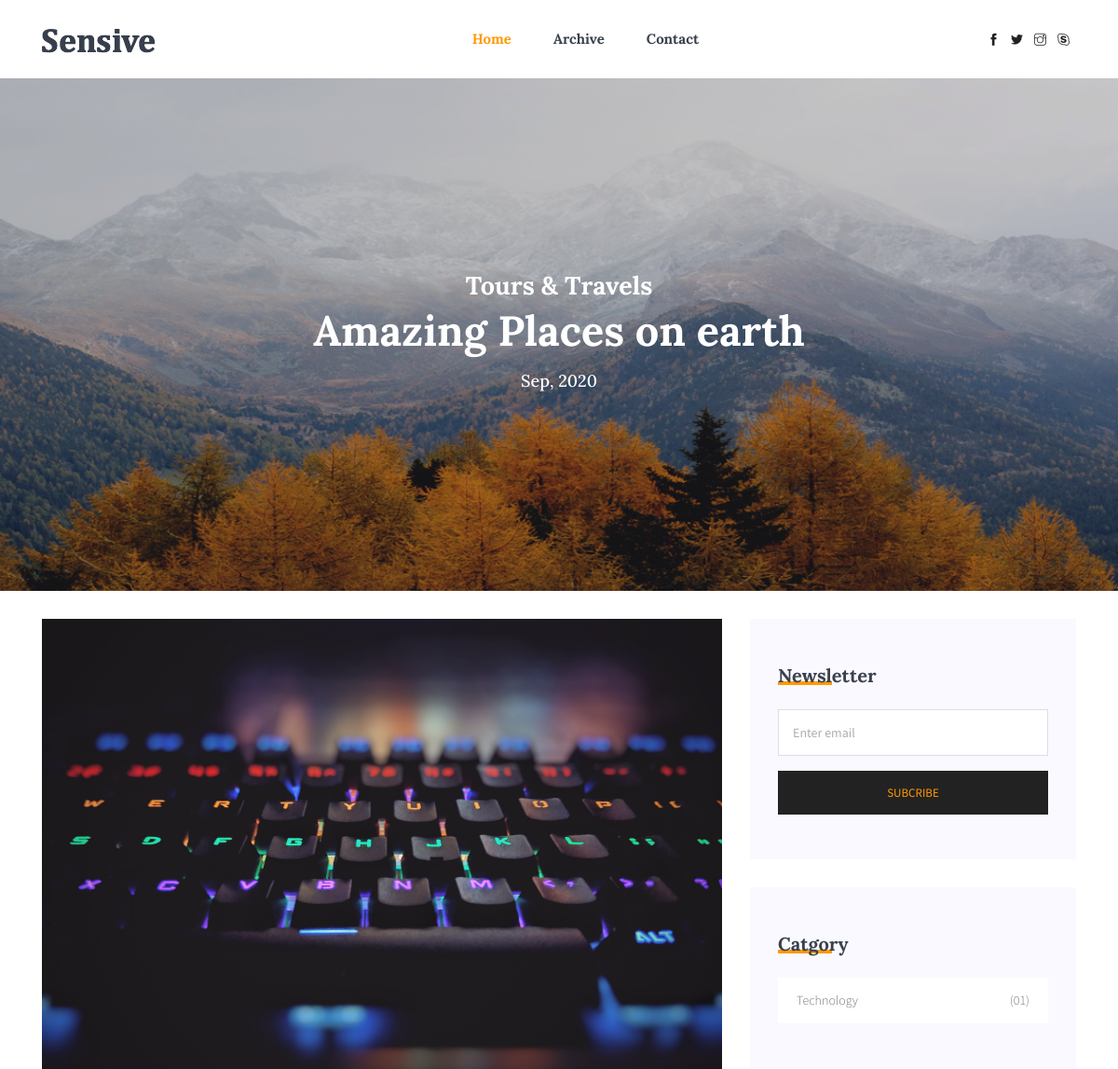
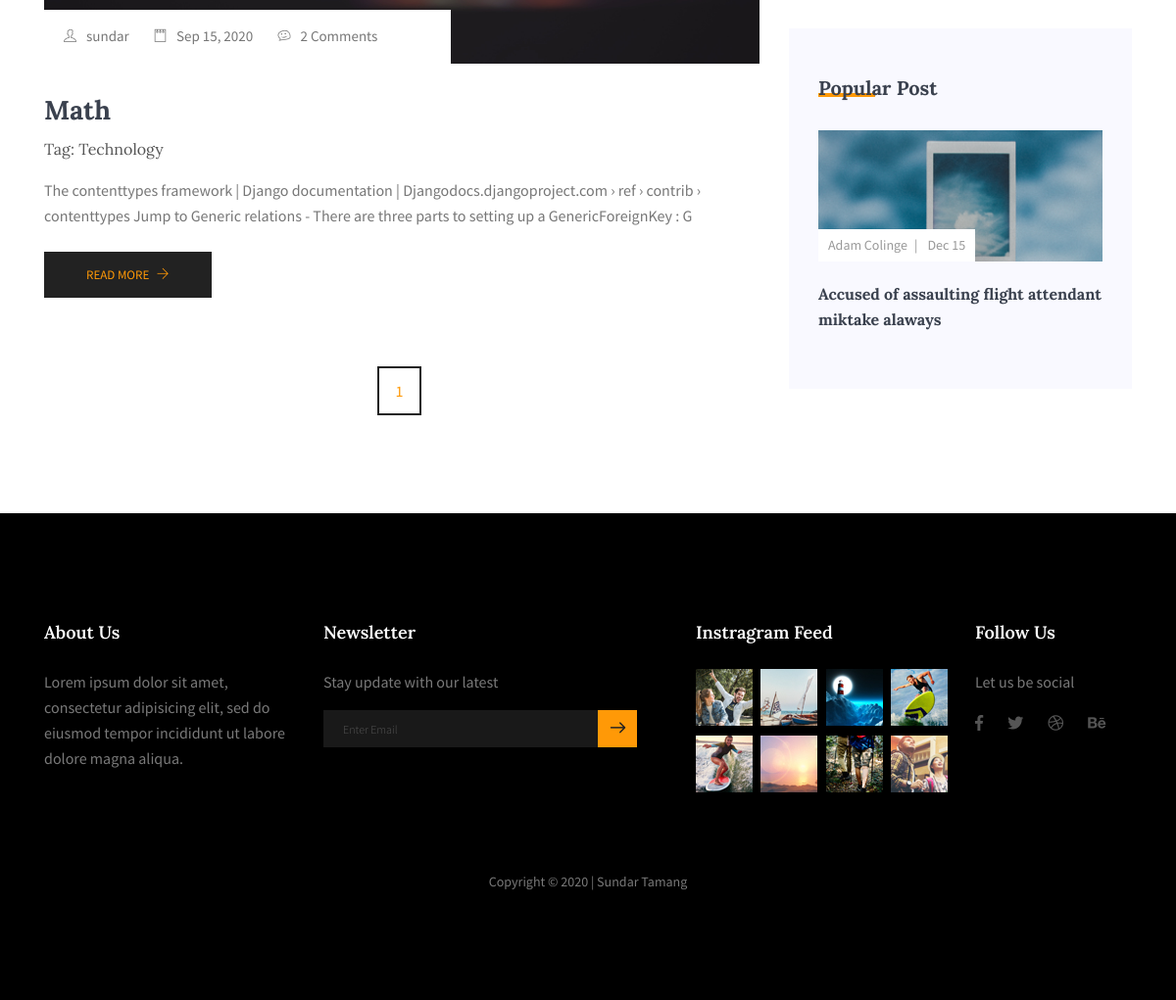
The page / on the database its author committed (2 pictures, top to bottom).
### core/models.py (models this page shows, shortened)
class Post(models.Model):
    title = models.CharField(max_length = 100)
    pub_date = models.DateTimeField(auto_now_add=True)
    category = models.ForeignKey(Category,on_delete=models.CASCADE)
    is_published = models.BooleanField(default=False,verbose_name='Is publisehd ?')
    image = models.ImageField(upload_to = 'pics/')
    author = models.ForeignKey(settings.AUTH_USER_MODEL,on_delete=models.CASCADE,verbose_name='Author')
    slug = models.SlugField()
    body = models.TextField(max_length = 900)
    class Meta:
        ordering = ['-pub_date']
    def summary(self):
        return self.body[:200]
    def pub_date_pretty(self):
        return self.pub_date.strftime('%b %e, %Y')
    def get_absoulate_url(self):
        return reverse('core:details',kwargs ={
            'slug':self.slug
        })
    @property
    def comments(self):
        instance = self
        qs = Comment.objects.filter_by_instance(instance)
        return qs

class Category(models.Model):
    title = models.CharField(max_length = 150)
    slug = models.SlugField()
    class Meta:
        verbose_name = "Category"
        verbose_name_plural = "Categories"
        ordering = ['title']
    def __str__(self):
        return self.title

### core/views.py (the view)
# urls.py: path('', homeView,name='home'),
def homeView(request):
    post = Post.objects.all().order_by('-pub_date')
    paginator = Paginator(post, 3)
    page_number = request.GET.get('page')
    page_obj = paginator.get_page(page_number)
    comments = Comment.objects.all()
    form = EmailSignupForm()
    if request.method == "POST":
        email = request.POST["email"]
        new_signup = Signup()
        new_signup.email = email
        new_signup.save()
    context = {
        'categories' : count(),
        'object' : post,
        'page_obj' : page_obj,
        'comments' : comments,
        'form': form
    }
    return render(request,'index.html',context)

### marketing/forms.py
class EmailSignupForm(forms.ModelForm):
    email = forms.EmailField(widget=forms.TextInput(attrs={
        "type": "email",
        "name": "email",
        "id": "inlineFormInputGroup",
        "class":"form-control",
        "onfocus":"this.placeholder = ''",
        "onblur":"this.placeholder = 'Enter email'",
        "placeholder": "Enter email",
    }), label="")
    class Meta:
        model = Signup
        fields = ('email', )

### comments/models.py (called while the page is built)
    def all(self):
        qs = super(CommentManager,self).filter(parent=None)
        return qs

    def filter_by_instance(self,instance):
        content_type = ContentType.objects.get_for_model(instance.__class__)
        obj_id = instance.id
        qs = super(CommentManager, self).filter(content_type=content_type,object_id=obj_id).filter(parent=None)
        return qs

### core/views.py (called while the page is built)
def count():
    category = Category.objects.annotate(count_post = Count('post'))
    return category

### template/index.html (shortened to what this page needs)
{% extends 'base.html' %}
{% load staticfiles %}
{% block body %}
  <main class="site-main">
        <section class="mb-30px">
          <div class="">
            <div class="hero-banner">
              <div class="hero-banner__content">
                <h3>Tours & Travels</h3>
                <h1>Amazing Places on earth</h1>
                <h4>{% now 'M' %}, {% now 'Y' %}</h4>
              </div>
            </div>
          </div>
        </section>
    <section class="blog-post-area section-margin mt-4">
      <div class="container">
        <div class="row">
          <div class="col-lg-8">
            {% for post in page_obj %}
            <div class="single-recent-blog-post">
              <div class="thumb">
                <img class="img-fluid" src="{{post.image.url}}" alt="">
                <ul class="thumb-info">
                  <li><a href="#"><i class="ti-user"></i>{{post.author}}</a></li>
                  <li><a href="#"><i class="ti-notepad"></i>{{post.pub_date_pretty}}</a></li>
                  <li><a href="#"><i class="ti-themify-favicon"></i>{{post.comments.count}} Comments</a></li>
                </ul>
              </div>
              <div class="details mt-20">
                <a href="blog-single.html">
                  <h3>{{post.title}}</h3>
                </a>
                <p class="tag-list-inline">Tag: <a href="#">{{post.category}}</a></p>
                <p>{{post.summary}}</p>
                <a class="button" href="{{post.get_absoulate_url}}">Read More <i class="ti-arrow-right"></i></a>
              </div>
            </div>
            {% endfor %}
            <div class="row">
              <div class="col-lg-12">
                  <nav class="blog-pagination justify-content-center d-flex">
                      <ul class="pagination">
                          <li class="page-item active"><a href="?page={{page_obj.number}}" class="page-link">1</a></li>
                      </ul>
                  </nav>
              </div>
            </div>
          </div>
          {% block sidebar %}{% include 'sidebar.html' %}{% endblock sidebar%}
        </div>
        </div>
    </section>
  </main>
{% endblock %}

### template/base.html (shortened to what this page needs)
{% load staticfiles %}
<!DOCTYPE html>
<html lang="en">
<head>
    <link rel="stylesheet" href="{% static 'vendors/bootstrap/bootstrap.min.css' %}">
    <link rel="stylesheet" href="{% static 'vendors/fontawesome/css/all.min.css' %}">
    <link rel="stylesheet" href="{% static 'vendors/themify-icons/themify-icons.css' %}">
    <link rel="stylesheet" href="{% static 'vendors/linericon/style.css' %}">
    <link rel="stylesheet" href="{% static 'vendors/owl-carousel/owl.theme.default.min.css' %}">
    <link rel="stylesheet" href="{% static 'vendors/owl-carousel/owl.carousel.min.css' %}">
    <link rel="stylesheet" href="{% static 'css/style.css' %}">
    </head>
    <body>
    <header class="header_area">
    <div class="main_menu">
        <nav class="navbar navbar-expand-lg navbar-light">
        <div class="container box_1620">
            <a class="navbar-brand logo_h" href="{% url 'core:home' %}"><img src="{% static 'img/logo.png' %}" alt=""></a>
            <div class="collapse navbar-collapse offset" id="navbarSupportedContent">
            <ul class="nav navbar-nav menu_nav  navbar-left justify-content-center">
                <li class="nav-item active"><a class="nav-link" href="{% url 'core:home' %}">Home</a></li>
                <li class="nav-item"><a class="nav-link" href="{% url 'core:archive' %}">Archive</a></li>
                <li class="nav-item"><a class="nav-link" href="{% url 'core:contact' %}">Contact</a></li>
            </ul>
            <ul class="nav navbar-nav navbar-right navbar-social">
                <li><a href="#"><i class="ti-facebook"></i></a></li>
                <li><a href="#"><i class="ti-twitter-alt"></i></a></li>
                <li><a href="#"><i class="ti-instagram"></i></a></li>
                <li><a href="#"><i class="ti-skype"></i></a></li>
            </ul>
            </div>
        </div>
        </nav>
    </div>
    </header>
    {% block body%}
    {% endblock %}
    <footer class="footer-area section-padding">
    <div class="container">
        <div class="row">
        <div class="col-lg-3  col-md-6 col-sm-6">
            <div class="single-footer-widget">
            <h6>About Us</h6>
            <p>
                Lorem ipsum dolor sit amet, consectetur adipisicing elit, sed do eiusmod tempor incididunt ut labore dolore
                magna aliqua.
            </p>
            </div>
        </div>
        <div class="col-lg-4  col-md-6 col-sm-6">
            <div class="single-footer-widget">
            <h6>Newsletter</h6>
            <p>Stay update with our latest</p>
            <div class="" id="mc_embed_signup">
                <form method="POST" class="form-inline" action="{% url 'email-list-signup' %}">
                    <div class="d-flex flex-row">
                        <input class="form-control" name="email" placeholder="Enter Email" onfocus="this.placeholder = ''" onblur="this.placeholder = 'Enter Email '"
                        required="" type="email">
                        <button class="click-btn btn btn-default">
                                <span class="lnr lnr-arrow-right"></span>
                        </button>
                    </div>
                </form>
            </div>
            </div>
        </div>
        <div class="col-lg-3  col-md-6 col-sm-6">
            <div class="single-footer-widget mail-chimp">
            <h6 class="mb-20">Instragram Feed</h6>
            <ul class="instafeed d-flex flex-wrap">
                <li><img src="{% static 'img/instagram/i1.jpg' %}" alt=""></li>
                <li><img src="{% static 'img/instagram/i2.jpg' %}" alt=""></li>
                <li><img src="{% static 'img/instagram/i3.jpg' %}" alt=""></li>
                <li><img src="{% static 'img/instagram/i4.jpg' %}" alt=""></li>
                <li><img src="{% static 'img/instagram/i5.jpg' %}" alt=""></li>
                <li><img src="{% static 'img/instagram/i6.jpg' %}" alt=""></li>
                <li><img src="{% static 'img/instagram/i7.jpg' %}" alt=""></li>
                <li><img src="{% static 'img/instagram/i8.jpg' %}" alt=""></li>
            </ul>
            </div>
        </div>
        <div class="col-lg-2 col-md-6 col-sm-6">
            <div class="single-footer-widget">
            <h6>Follow Us</h6>
            <p>Let us be social</p>
            <div class="footer-social d-flex align-items-center">
                <a href="#">
                <i class="fab fa-facebook-f"></i>
                </a>
                <a href="#">
                <i class="fab fa-twitter"></i>
                </a>
                <a href="#">
                <i class="fab fa-dribbble"></i>
                </a>
                <a href="#">
                <i class="fab fa-behance"></i>
                </a>
            </div>
            </div>
        </div>
        </div>
        <div class="footer-bottom d-flex justify-content-center align-items-center flex-wrap">
        <p class="footer-text m-0">
            Copyright &copy; {% now 'Y' %} | Sundar Tamang
        </p>
        </div>
    </div>
    </footer>
    </body>
    </html>

### template/sidebar.html (shortened to what this page needs)
{% load staticfiles %}
{% block sidebar %}
          <div class="col-lg-4 sidebar-widgets">
            <div class="widget-wrap">
              <div class="single-sidebar-widget newsletter-widget">
                <form method="POST"  action="{% url 'email-list-signup' %}">
                <h4 class="single-sidebar-widget__title">Newsletter</h4>
                  <div class="form-group mt-30">
                    <div class="col-autos">
                      {{form}}
                    </div>
                  </div>
                  <button class="bbtns d-block mt-20 w-100">Subcribe</button>
              </form>
              </div>
              <div class="single-sidebar-widget post-category-widget">
                <h4 class="single-sidebar-widget__title">Catgory</h4>
                <ul class="cat-list mt-20">
                  {% for cate in categories%}
                  <li>
                    <a href="{% url 'core:category' slug=cate.slug %}" class="d-flex justify-content-between">
                      <p>{{cate}} </p>
                      <p>
                        {% if cate.count_post < 10 %}
                            (0{{cate.count_post}})
                        {% else %}
                            {{cate.count_post}}
                        {% endif %}
                      </p>
                    </a>
                  </li>
                  {% endfor %}
                </ul>
              </div>
              <div class="single-sidebar-widget popular-post-widget">
                <h4 class="single-sidebar-widget__title">Popular Post</h4>
                <div class="popular-post-list">
                  <div class="single-post-list">
                    <div class="thumb">
                      <img class="card-img rounded-0" src="{% static 'img/blog/thumb/thumb1.png' %}" alt="">
                      <ul class="thumb-info">
                        <li><a href="#">Adam Colinge</a></li>
                        <li><a href="#">Dec 15</a></li>
                      </ul>
                    </div>
                    <div class="details mt-20">
                      <a href="blog-single.html">
                        <h6>Accused of assaulting flight attendant miktake alaways{{pop_article.post__category}}</h6>
                      </a>
                    </div>
                  </div>
                </div>
              </div>
              </div>
        </div>
{% endblock sidebar %}

### rows shown on the page
Post: image (picture), author "sundar", pub_date_pretty "Sep 15, 2020", comments.count "2", title "Math", category "Technology", summary "The contenttypes framework | Django documentation | Djangodocs.djangoproject.com › ref › contrib › contenttypes Jump to Generic relations - There are three parts to setting up a GenericForeignKey : G"
Category: title "Technology", count_post "1"
